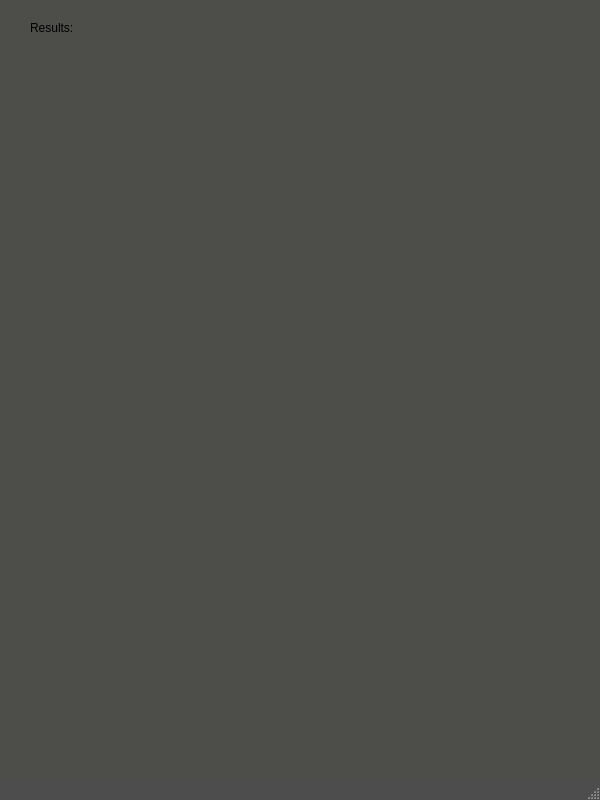
<?xml version="1.0" encoding="UTF-8"?>
<ui version="4.0">
 <class>MainWindow</class>
 <widget class="QMainWindow" name="MainWindow">
  <property name="geometry">
   <rect>
    <x>0</x>
    <y>0</y>
    <width>600</width>
    <height>800</height>
   </rect>
  </property>
  <property name="minimumSize">
   <size>
    <width>600</width>
    <height>800</height>
   </size>
  </property>
  <property name="windowTitle">
   <string>MainWindow</string>
  </property>
  <property name="styleSheet">
   <string notr="true">QMainWindow {background: #4d4d4d;}
</string>
  </property>
  <widget class="QWidget" name="centralwidget">
   <property name="styleSheet">
    <string notr="true">QWidget {background: #4d4d49;}
</string>
   </property>
   <widget class="QWidget" name="widget" native="true">
    <property name="geometry">
     <rect>
      <x>30</x>
      <y>39</y>
      <width>540</width>
      <height>681</height>
     </rect>
    </property>
    <property name="minimumSize">
     <size>
      <width>540</width>
      <height>0</height>
     </size>
    </property>
   </widget>
   <widget class="QLabel" name="label">
    <property name="geometry">
     <rect>
      <x>30</x>
      <y>20</y>
      <width>55</width>
      <height>16</height>
     </rect>
    </property>
    <property name="styleSheet">
     <string notr="true">QLabel {color: white;	font-weight: bold;}\n</string>
    </property>
    <property name="text">
     <string>Results:</string>
    </property>
   </widget>
  </widget>
  <widget class="QStatusBar" name="statusbar"/>
 </widget>
 <resources/>
 <connections/>
</ui>
